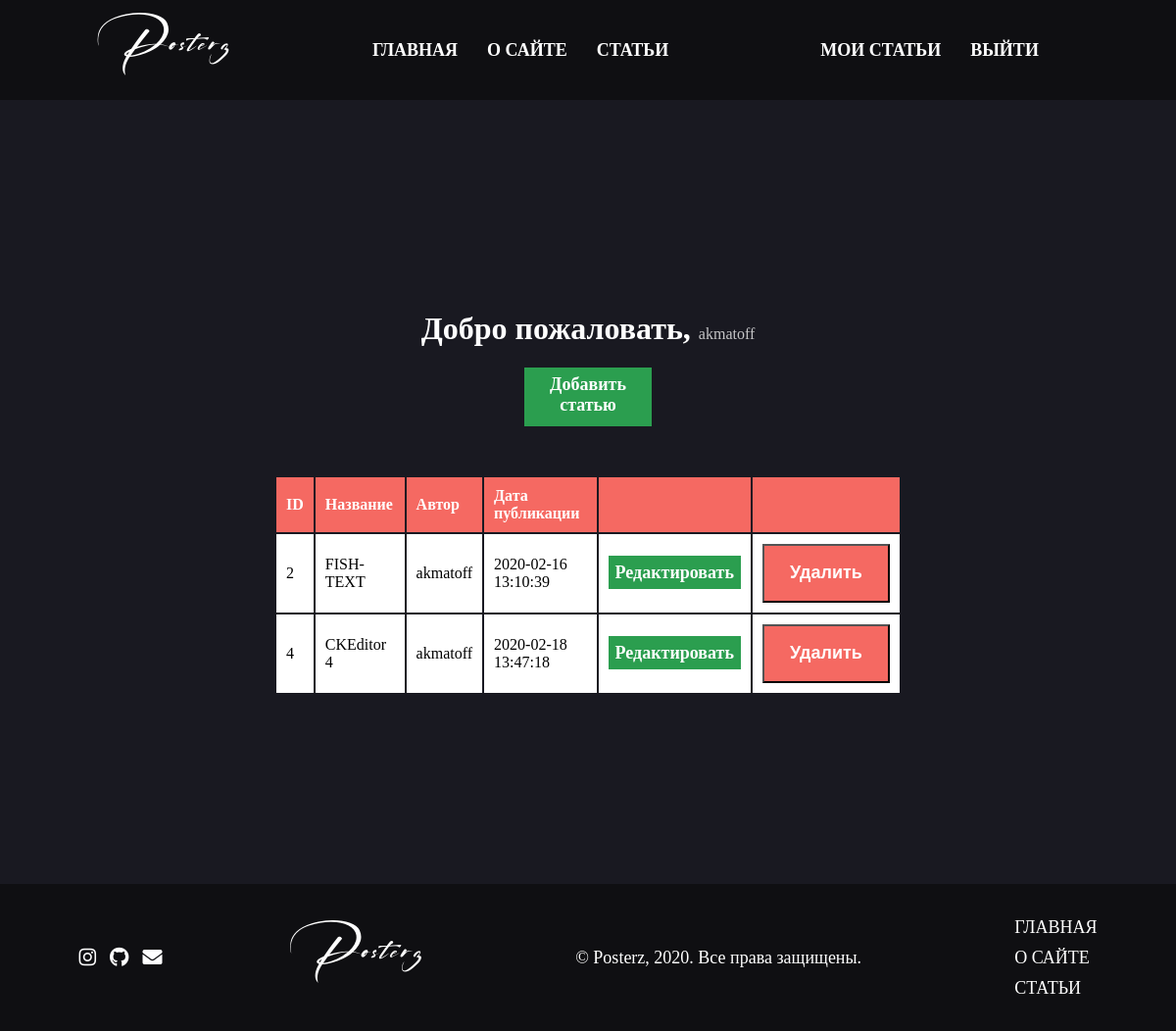
The app's page /dashboard (signed in) with its own data.
### tables this page shows
CREATE TABLE articles (id INTEGER PRIMARY KEY AUTOINCREMENT, title VARCHAR (255), author VARCHAR (100), body TEXT, create_date DATETIME DEFAULT (CURRENT_TIMESTAMP));

### app.py (the view)
@app.route('/dashboard')
@is_logged_in
def dashboard():
  con = sqlite3.connect('posterz.db')
  con.row_factory = dict_factory
  cur = con.cursor()
  result = cur.execute("SELECT * FROM articles")
  articles = cur.fetchall()
  if articles != None:
    return render_template('dashboard.html', articles=articles)
  else:
    msg = 'У вас еще нет статьей.'
    return render_template('dashboard.html', msg=msg)

### app.py (called while the page is built)
def dict_factory(cursor, row):
    d = {}
    for idx, col in enumerate(cursor.description):
        d[col[0]] = row[idx]
    return d

def is_logged_in(f):
  @wraps(f)
  def wrap(*args, **kwargs):
    if 'logged_in' in session:
      return f(*args, **kwargs)
    else:
      flash('Вы не авторизованы, пожалуйста авторизуйтесь!', 'danger')
      return redirect(url_for('login'))
  return wrap

### templates/dashboard.html (shortened to what this page needs)
{% extends 'layout.html' %}
{% block content %}
    <div id="container">
        <h1 id="header-text">Добро пожаловать, <small>{{session.username}}</small></h1>
        <a id="add-button" href="/add_article">Добавить статью</a>
        <table id="table">
            <tr>
                <th>ID</th>
                <th>Название</th>
                <th>Автор</th>
                <th>Дата публикации</th>
                <th></th>
                <th></th>
            </tr>
            {% for article in articles %}
                {% if session['username'] == article.author %}
                    <tr>
                        <td>{{article.id}}</td>
                        <td>{{article.title}}</td>
                        <td>{{article.author}}</td>
                        <td>{{article.create_date}}</td>
                        <td><a id="add-button" href="edit_article/{{article.id}}">Редактировать</a></td>
                        <td>
                            <form action="{{url_for('delete_article', id=article.id)}}" method="POST">
                                <input type="submit" value="Удалить" id="delete-button">
                            </form>
                        </td>
                    </tr>
                {%  endif %}
            {% endfor %}
        </table>
    </div>
{% endblock %}

### static/css/style.css (style rules this page uses)
* { box-sizing: border-box; }
body { margin: 0; padding: 0; font-family: San Francisco; display: flex; align-items: center; justify-items: center; flex-direction: column; }
#container { display: flex; width: 100%; min-height: 100vh; background-color: #191921; justify-content: center; align-self: center; align-items: center; flex-direction: column; padding: 20px 0; }
#header-text { color: white; font-weight: bold; }
#add-button { width: 130px; height: 60px; background-color: #2b9e4f; color: white; text-decoration: none; padding: 7px; font-size: 18px; font-weight: bold; text-align: center; transition: ease-in 0.2s; }
#delete-button { width: 130px; height: 60px; background-color: #f56962; color: white; text-decoration: none; padding: 7px; font-size: 18px; font-weight: bold; text-align: center; transition: ease-in 0.2s; }
#table { margin-top: 50px; width: 80vh; height: 60px; border: none; }
th { background-color: #f56962; color: white; }
td { background-color: white; }
th, td { text-align: left; vertical-align: center; padding: 10px; border: none; }
small { color: #c5c5c7; font-size: 16px; font-weight: 100; text-align: center; }

### records on screen
articles: id "2", title "FISH-TEXT", author "akmatoff", create_date "2020-02-16 13:10:39"
articles: id "4", title "CKEditor 4", author "akmatoff", create_date "2020-02-18 13:47:18"

### other values on screen
{{ session.username }} "akmatoff"
